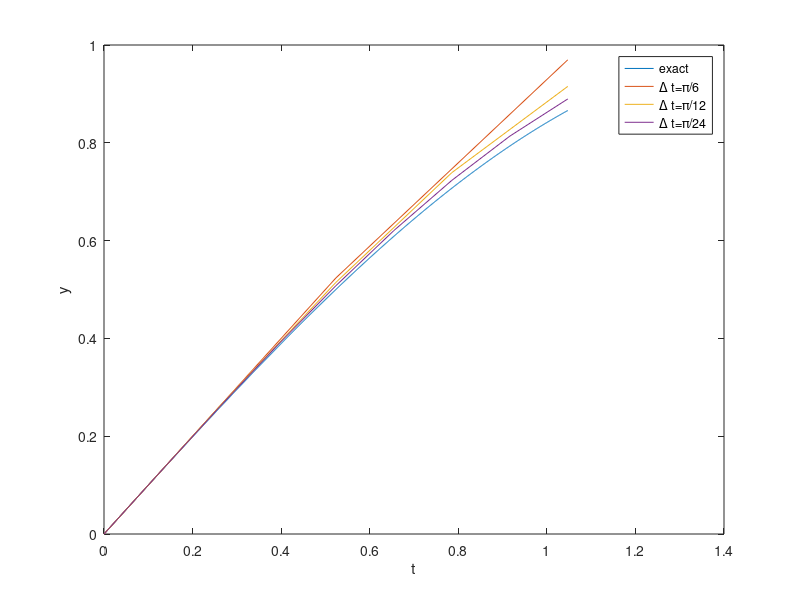

MATLAB code to generate this figure:
% Example 2.1
% clean all the variables
clear
close all

% plot the exact solution
figure;
t1 = linspace(0,pi/3,1025);
plot(t1, sin(t1));
xlabel('t');
ylabel('y');
hold on

% the number of intervals
n = [2,4,8];
% the list of Delta t we want to explore
Deltat = 1 ./n * pi / 3;

% for each precision
for j = 1:numel(n)
    
    % clean the variables
    
    % set up the initial condition
    y0 = 0;
    t0 = 0;
    
    y(1) = y0;
    t(1) = t0;
    
    % the time step
    dt = Deltat(j);
    
    % the Euler method, total n(j) steps to reach t=pi/2
    for i = 1:n(j)
        % the time for each time step
        t(i+1) = t(i) + dt;
        % the 
        y(i+1) = y(i) + sqrt(1-y(i)^2) * dt;
    end
    
    % add the plot
    plot(t, y);

end

legend('exact','\Delta t=\pi/6','\Delta t=\pi/12', '\Delta t=\pi/24');

hold off
    
